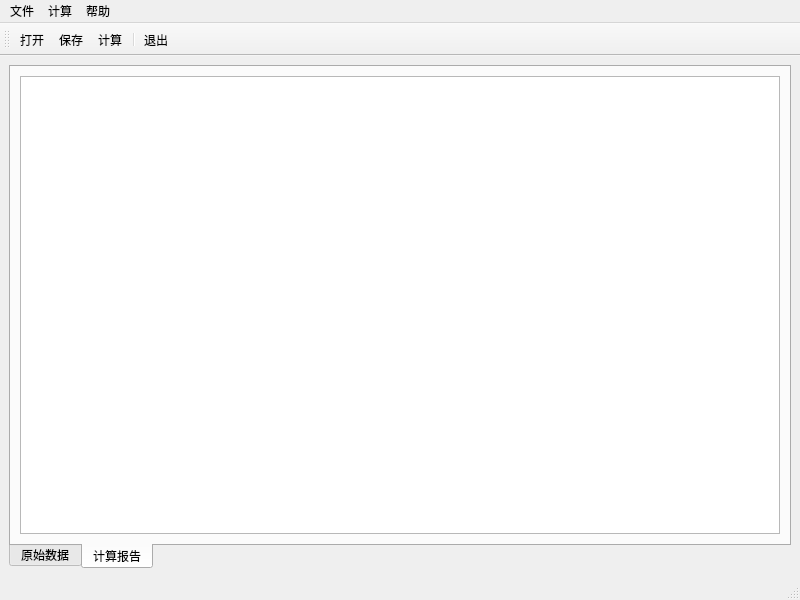
<?xml version="1.0" encoding="UTF-8"?>
<ui version="4.0">
 <class>MainWindow</class>
 <widget class="QMainWindow" name="MainWindow">
  <property name="geometry">
   <rect>
    <x>0</x>
    <y>0</y>
    <width>800</width>
    <height>600</height>
   </rect>
  </property>
  <property name="windowTitle">
   <string>MainWindow</string>
  </property>
  <widget class="QWidget" name="centralwidget">
   <layout class="QVBoxLayout" name="verticalLayout">
    <item>
     <widget class="QTabWidget" name="tabWidget">
      <property name="tabPosition">
       <enum>QTabWidget::South</enum>
      </property>
      <property name="currentIndex">
       <number>1</number>
      </property>
      <widget class="QWidget" name="tab_data">
       <attribute name="title">
        <string>原始数据</string>
       </attribute>
       <layout class="QVBoxLayout" name="verticalLayout_2">
        <item>
         <widget class="QTextBrowser" name="textBrowser_data"/>
        </item>
       </layout>
      </widget>
      <widget class="QWidget" name="tab_report">
       <attribute name="title">
        <string>计算报告</string>
       </attribute>
       <layout class="QVBoxLayout" name="verticalLayout_3">
        <item>
         <widget class="QTextBrowser" name="textBrowser_report"/>
        </item>
       </layout>
      </widget>
     </widget>
    </item>
   </layout>
  </widget>
  <widget class="QMenuBar" name="menubar">
   <property name="geometry">
    <rect>
     <x>0</x>
     <y>0</y>
     <width>800</width>
     <height>22</height>
    </rect>
   </property>
   <widget class="QMenu" name="menu">
    <property name="title">
     <string>文件</string>
    </property>
    <addaction name="action_open"/>
    <addaction name="action_save"/>
    <addaction name="separator"/>
    <addaction name="action_close"/>
   </widget>
   <widget class="QMenu" name="menu_2">
    <property name="title">
     <string>计算</string>
    </property>
    <addaction name="action_count"/>
   </widget>
   <widget class="QMenu" name="menu_3">
    <property name="title">
     <string>帮助</string>
    </property>
    <addaction name="action_help"/>
    <addaction name="action_about"/>
   </widget>
   <addaction name="menu"/>
   <addaction name="menu_2"/>
   <addaction name="menu_3"/>
  </widget>
  <widget class="QStatusBar" name="statusbar"/>
  <widget class="QToolBar" name="toolBar">
   <property name="windowTitle">
    <string>toolBar</string>
   </property>
   <property name="toolButtonStyle">
    <enum>Qt::ToolButtonTextBesideIcon</enum>
   </property>
   <attribute name="toolBarArea">
    <enum>TopToolBarArea</enum>
   </attribute>
   <attribute name="toolBarBreak">
    <bool>false</bool>
   </attribute>
   <addaction name="action_open"/>
   <addaction name="action_save"/>
   <addaction name="action_count"/>
   <addaction name="separator"/>
   <addaction name="action_close"/>
  </widget>
  <action name="action_open">
   <property name="icon">
    <iconset>
     <normaloff>C:/Users/tys/Desktop/测绘程序设计校赛 C012/图标/11icon/imageres 004.png</normaloff>C:/Users/tys/Desktop/测绘程序设计校赛 C012/图标/11icon/imageres 004.png</iconset>
   </property>
   <property name="text">
    <string>打开</string>
   </property>
  </action>
  <action name="action_save">
   <property name="icon">
    <iconset>
     <normaloff>C:/Users/tys/Desktop/测绘程序设计校赛 C012/图标/11icon/shell32 259.png</normaloff>C:/Users/tys/Desktop/测绘程序设计校赛 C012/图标/11icon/shell32 259.png</iconset>
   </property>
   <property name="text">
    <string>保存</string>
   </property>
  </action>
  <action name="action_count">
   <property name="icon">
    <iconset>
     <normaloff>C:/Users/tys/Desktop/测绘程序设计校赛 C012/图标/11icon/imageres 112.png</normaloff>C:/Users/tys/Desktop/测绘程序设计校赛 C012/图标/11icon/imageres 112.png</iconset>
   </property>
   <property name="text">
    <string>计算</string>
   </property>
  </action>
  <action name="action_close">
   <property name="icon">
    <iconset>
     <normaloff>C:/Users/tys/Desktop/测绘程序设计校赛 C012/图标/11icon/imageres 085.png</normaloff>C:/Users/tys/Desktop/测绘程序设计校赛 C012/图标/11icon/imageres 085.png</iconset>
   </property>
   <property name="text">
    <string>退出</string>
   </property>
  </action>
  <action name="action_help">
   <property name="icon">
    <iconset>
     <normaloff>C:/Users/tys/Desktop/测绘程序设计校赛 C012/图标/11icon/imageres 095.png</normaloff>C:/Users/tys/Desktop/测绘程序设计校赛 C012/图标/11icon/imageres 095.png</iconset>
   </property>
   <property name="text">
    <string>帮助</string>
   </property>
  </action>
  <action name="action_about">
   <property name="icon">
    <iconset>
     <normaloff>C:/Users/tys/Desktop/测绘程序设计校赛 C012/图标/11icon/imageres 250.png</normaloff>C:/Users/tys/Desktop/测绘程序设计校赛 C012/图标/11icon/imageres 250.png</iconset>
   </property>
   <property name="text">
    <string>关于</string>
   </property>
  </action>
 </widget>
 <resources/>
 <connections/>
</ui>
